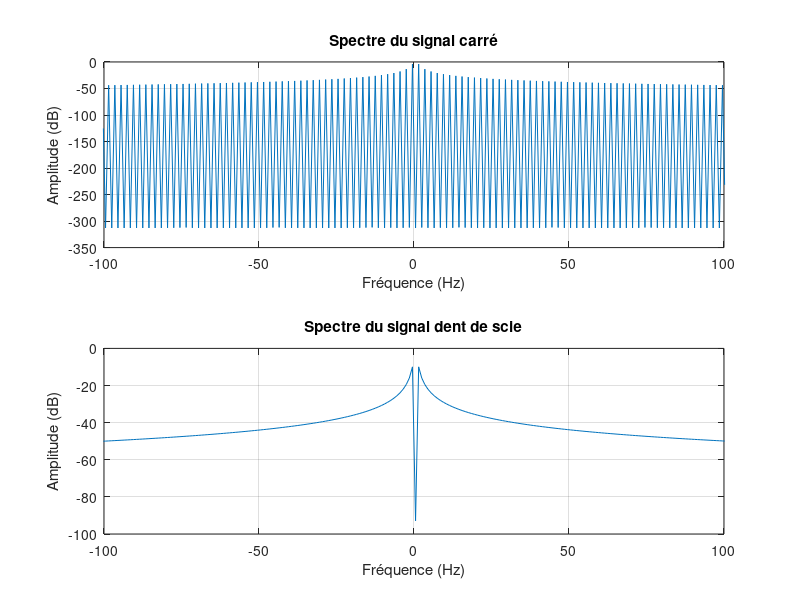

This figure's MATLAB source:
fe = 44100;     % fréquence d’échantillonnage
T = 1;          % période du signal (en s)
f0 = 1/T;       % fréquence fondamentale
N = fe * T;     % nombre d’échantillons sur 1 période
t = (0:N-1)/fe; % axe temporel

% Signal carré centré entre -1 et 1
carre = square(2*pi*f0*t);       

% Signal dent de scie centré entre -1 et 1
dent = sawtooth(2*pi*f0*t);     

Carre_fft = fftshift(fft(carre));
Dent_fft = fftshift(fft(dent));

f = linspace(-fe/2, fe/2, N);
Carre_dB = 20*log10(abs(Carre_fft) / N + eps);
Dent_dB = 20*log10(abs(Dent_fft) / N + eps);

figure;
subplot(2,1,1);
plot(f, Carre_dB);
title('Spectre du signal carré');
xlabel('Fréquence (Hz)'); ylabel('Amplitude (dB)'); grid on;
xlim([-100*f0 100*f0]);

subplot(2,1,2);
plot(f, Dent_dB);
title('Spectre du signal dent de scie');
xlabel('Fréquence (Hz)'); ylabel('Amplitude (dB)'); grid on;
xlim([-100*f0 100*f0]);
